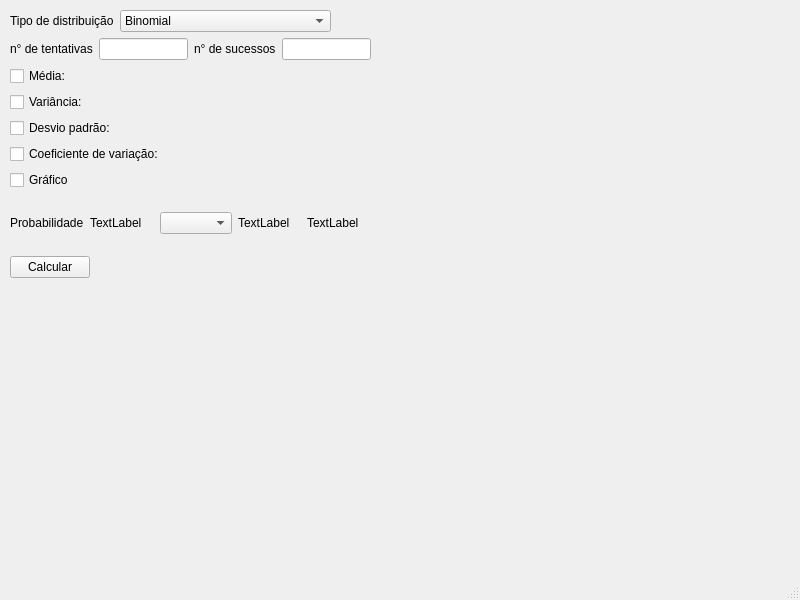
<?xml version="1.0" encoding="UTF-8"?>
<ui version="4.0">
 <class>MainWindow</class>
 <widget class="QMainWindow" name="MainWindow">
  <property name="geometry">
   <rect>
    <x>0</x>
    <y>0</y>
    <width>800</width>
    <height>600</height>
   </rect>
  </property>
  <property name="windowTitle">
   <string>MainWindow</string>
  </property>
  <widget class="QWidget" name="centralwidget">
   <widget class="QWidget" name="verticalLayoutWidget_2">
    <property name="geometry">
     <rect>
      <x>10</x>
      <y>10</y>
      <width>361</width>
      <height>268</height>
     </rect>
    </property>
    <layout class="QVBoxLayout" name="verticalLayout_2">
     <item>
      <layout class="QHBoxLayout" name="horizontalLayout_2">
       <item>
        <widget class="QLabel" name="label">
         <property name="sizePolicy">
          <sizepolicy hsizetype="Maximum" vsizetype="Preferred">
           <horstretch>0</horstretch>
           <verstretch>0</verstretch>
          </sizepolicy>
         </property>
         <property name="text">
          <string>Tipo de distribuição</string>
         </property>
        </widget>
       </item>
       <item>
        <widget class="QComboBox" name="comboBox">
         <property name="sizePolicy">
          <sizepolicy hsizetype="Preferred" vsizetype="Fixed">
           <horstretch>0</horstretch>
           <verstretch>0</verstretch>
          </sizepolicy>
         </property>
         <property name="styleSheet">
          <string notr="true"/>
         </property>
         <item>
          <property name="text">
           <string>Binomial</string>
          </property>
         </item>
         <item>
          <property name="text">
           <string>Poisson</string>
          </property>
         </item>
        </widget>
       </item>
       <item>
        <spacer name="horizontalSpacer">
         <property name="orientation">
          <enum>Qt::Orientation::Horizontal</enum>
         </property>
         <property name="sizeType">
          <enum>QSizePolicy::Policy::Preferred</enum>
         </property>
         <property name="sizeHint" stdset="0">
          <size>
           <width>40</width>
           <height>20</height>
          </size>
         </property>
        </spacer>
       </item>
      </layout>
     </item>
     <item>
      <layout class="QVBoxLayout" name="verticalLayout">
       <item>
        <layout class="QHBoxLayout" name="horizontalLayout_3">
         <item>
          <widget class="QLabel" name="label_2">
           <property name="text">
            <string>n° de tentativas</string>
           </property>
          </widget>
         </item>
         <item>
          <widget class="QLineEdit" name="tentativas"/>
         </item>
         <item>
          <widget class="QLabel" name="label_3">
           <property name="text">
            <string>n° de sucessos</string>
           </property>
          </widget>
         </item>
         <item>
          <widget class="QLineEdit" name="sucessos"/>
         </item>
        </layout>
       </item>
      </layout>
     </item>
     <item>
      <layout class="QVBoxLayout" name="verticalLayout_3">
       <item>
        <layout class="QHBoxLayout" name="horizontalLayout">
         <item>
          <widget class="QCheckBox" name="medCheck">
           <property name="text">
            <string>Média:</string>
           </property>
          </widget>
         </item>
         <item>
          <widget class="QLabel" name="med">
           <property name="text">
            <string/>
           </property>
          </widget>
         </item>
        </layout>
       </item>
       <item>
        <layout class="QHBoxLayout" name="horizontalLayout_6">
         <item>
          <widget class="QCheckBox" name="varCheck">
           <property name="text">
            <string>Variância:</string>
           </property>
          </widget>
         </item>
         <item>
          <widget class="QLabel" name="var">
           <property name="text">
            <string/>
           </property>
          </widget>
         </item>
        </layout>
       </item>
       <item>
        <layout class="QHBoxLayout" name="horizontalLayout_7">
         <item>
          <widget class="QCheckBox" name="desvPadCheck">
           <property name="text">
            <string>Desvio padrão:</string>
           </property>
          </widget>
         </item>
         <item>
          <widget class="QLabel" name="desvPad">
           <property name="text">
            <string/>
           </property>
          </widget>
         </item>
        </layout>
       </item>
       <item>
        <layout class="QHBoxLayout" name="horizontalLayout_8">
         <item>
          <widget class="QCheckBox" name="cvCheck">
           <property name="text">
            <string>Coeficiente de variação:</string>
           </property>
          </widget>
         </item>
         <item>
          <widget class="QLabel" name="cv">
           <property name="text">
            <string/>
           </property>
          </widget>
         </item>
        </layout>
       </item>
       <item>
        <layout class="QHBoxLayout" name="horizontalLayout_11">
         <item>
          <widget class="QCheckBox" name="grafCheck">
           <property name="text">
            <string>Gráfico</string>
           </property>
          </widget>
         </item>
         <item>
          <spacer name="horizontalSpacer_3">
           <property name="orientation">
            <enum>Qt::Orientation::Horizontal</enum>
           </property>
           <property name="sizeHint" stdset="0">
            <size>
             <width>40</width>
             <height>20</height>
            </size>
           </property>
          </spacer>
         </item>
        </layout>
       </item>
      </layout>
     </item>
     <item>
      <layout class="QVBoxLayout" name="verticalLayout_5">
       <item>
        <layout class="QHBoxLayout" name="horizontalLayout_5">
         <item>
          <widget class="QLabel" name="label_4">
           <property name="text">
            <string>Probabilidade</string>
           </property>
          </widget>
         </item>
         <item>
          <widget class="QLabel" name="label_5">
           <property name="text">
            <string>TextLabel</string>
           </property>
          </widget>
         </item>
         <item>
          <widget class="QComboBox" name="comboBox_2"/>
         </item>
         <item>
          <widget class="QLabel" name="label_6">
           <property name="text">
            <string>TextLabel</string>
           </property>
          </widget>
         </item>
         <item>
          <widget class="QLabel" name="label_7">
           <property name="text">
            <string>TextLabel</string>
           </property>
          </widget>
         </item>
        </layout>
       </item>
      </layout>
     </item>
     <item>
      <layout class="QHBoxLayout" name="horizontalLayout_4">
       <item>
        <widget class="QPushButton" name="pushButton">
         <property name="text">
          <string>Calcular</string>
         </property>
        </widget>
       </item>
       <item>
        <spacer name="horizontalSpacer_2">
         <property name="orientation">
          <enum>Qt::Orientation::Horizontal</enum>
         </property>
         <property name="sizeHint" stdset="0">
          <size>
           <width>40</width>
           <height>20</height>
          </size>
         </property>
        </spacer>
       </item>
      </layout>
     </item>
    </layout>
   </widget>
  </widget>
  <widget class="QMenuBar" name="menubar">
   <property name="geometry">
    <rect>
     <x>0</x>
     <y>0</y>
     <width>800</width>
     <height>22</height>
    </rect>
   </property>
  </widget>
  <widget class="QStatusBar" name="statusbar"/>
 </widget>
 <resources/>
 <connections/>
</ui>
